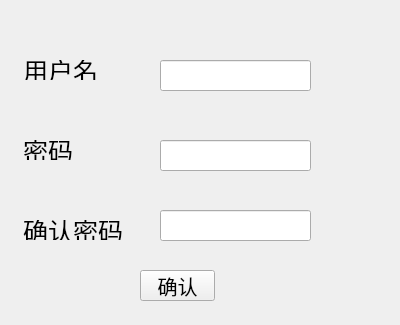
<?xml version="1.0" encoding="UTF-8"?>
<ui version="4.0">
 <class>register</class>
 <widget class="QWidget" name="register">
  <property name="geometry">
   <rect>
    <x>0</x>
    <y>0</y>
    <width>400</width>
    <height>325</height>
   </rect>
  </property>
  <property name="windowTitle">
   <string>Form</string>
  </property>
  <widget class="QLabel" name="label">
   <property name="geometry">
    <rect>
     <x>23</x>
     <y>60</y>
     <width>91</width>
     <height>20</height>
    </rect>
   </property>
   <property name="font">
    <font>
     <pointsize>19</pointsize>
    </font>
   </property>
   <property name="text">
    <string>用户名</string>
   </property>
  </widget>
  <widget class="QLabel" name="label_2">
   <property name="geometry">
    <rect>
     <x>23</x>
     <y>140</y>
     <width>91</width>
     <height>20</height>
    </rect>
   </property>
   <property name="font">
    <font>
     <pointsize>19</pointsize>
    </font>
   </property>
   <property name="text">
    <string>密码</string>
   </property>
  </widget>
  <widget class="QLabel" name="label_3">
   <property name="geometry">
    <rect>
     <x>23</x>
     <y>220</y>
     <width>101</width>
     <height>20</height>
    </rect>
   </property>
   <property name="font">
    <font>
     <pointsize>19</pointsize>
    </font>
   </property>
   <property name="text">
    <string>确认密码</string>
   </property>
  </widget>
  <widget class="QLineEdit" name="lineEdit">
   <property name="geometry">
    <rect>
     <x>160</x>
     <y>60</y>
     <width>151</width>
     <height>31</height>
    </rect>
   </property>
   <property name="font">
    <font>
     <pointsize>19</pointsize>
    </font>
   </property>
  </widget>
  <widget class="QLineEdit" name="lineEdit_2">
   <property name="geometry">
    <rect>
     <x>160</x>
     <y>140</y>
     <width>151</width>
     <height>31</height>
    </rect>
   </property>
   <property name="font">
    <font>
     <pointsize>19</pointsize>
    </font>
   </property>
  </widget>
  <widget class="QLineEdit" name="lineEdit_3">
   <property name="geometry">
    <rect>
     <x>160</x>
     <y>210</y>
     <width>151</width>
     <height>31</height>
    </rect>
   </property>
   <property name="font">
    <font>
     <pointsize>19</pointsize>
    </font>
   </property>
  </widget>
  <widget class="QPushButton" name="pushButton">
   <property name="geometry">
    <rect>
     <x>140</x>
     <y>270</y>
     <width>75</width>
     <height>31</height>
    </rect>
   </property>
   <property name="font">
    <font>
     <pointsize>15</pointsize>
    </font>
   </property>
   <property name="text">
    <string>确认</string>
   </property>
  </widget>
 </widget>
 <resources/>
 <connections/>
</ui>
